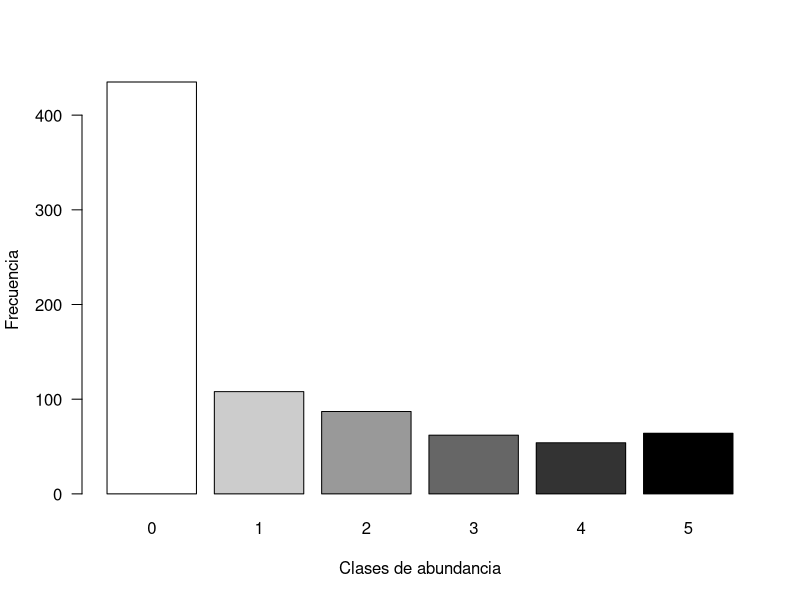
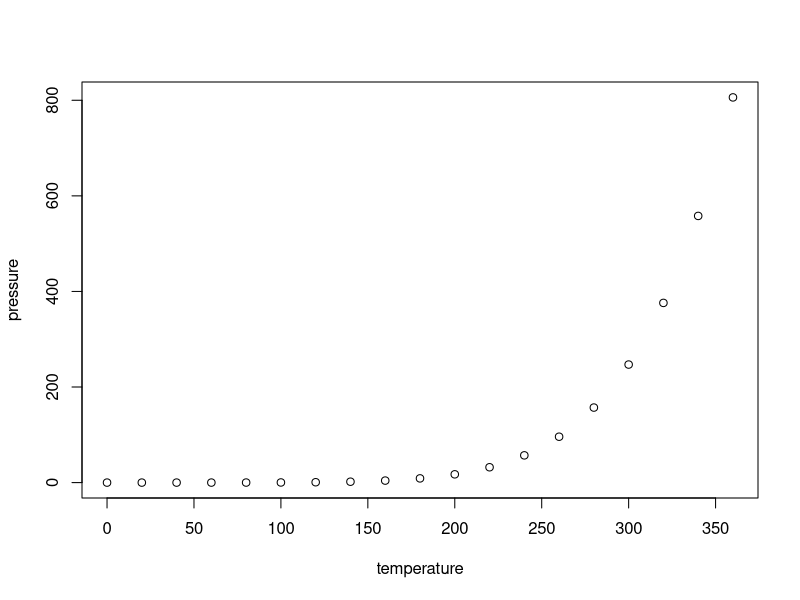

The R source for these figures, in order:
## ---- chunk 1
knitr::opts_chunk$set(echo = TRUE)
## ---- chunk 2
setwd('~/Documents/Proyectos/Workshops/workshops_git/NumEco2019/1a_intro/')
## ---- chunk 3
# Importar los datos desde archivos de texto, ej. formato CSV 
# ************************************************************
# Matriz de las especies de pescados (data frame de las abundancias de los pescados):
spe <- read.csv('../data/DoubsSpe.csv',row.names=1)
# Matriz de los datos ambientales:
env <- read.csv('../data/DoubsEnv.csv',row.names=1)
# Matriz de la informacion espacial (Coordenadas geograficas X,Y):
spa <- read.csv('../data/DoubsSpa.csv',row.names=1)
## ---- chunk 4
# Muestra la dimensión del datafrmae (No. filas ,No. columnas):
dim(spe)
# Muestra el No. de filas:
nrow(spe)
# Muestra el No. columnas:
ncol(spe)
# Muestra solamente 5 filas y 10 columnas:
spe[1:5,1:10]
# Nombre de las columnas  (descriptors = especies):
colnames(spe)
# Nombre de las filas
rownames(spe)
## ---- chunk 5
summary(spe[,1:4])
## ---- chunk 6
# Distribución general de las abunancias
# **************************************
# Mínimo y máximo valor de las abundancias de todo el set de datos:
range(spe)
# Número de especies ausentes 
sum(spe==0)
# Proporción de ceros en el set de datos
sum(spe==0)/(nrow(spe)*ncol(spe))
# Conteo de especies con 0,1,2,3 o n de abundancia (clases) 
ab <- table(unlist(spe))
# Diagrama de barras de la distribución de abundancia de las especies
barplot(ab,las=1,xlab="Clases de abundancia",ylab="Frecuencia",co=gray(5:0/5))
## ---- chunk 7
plot(pressure)
